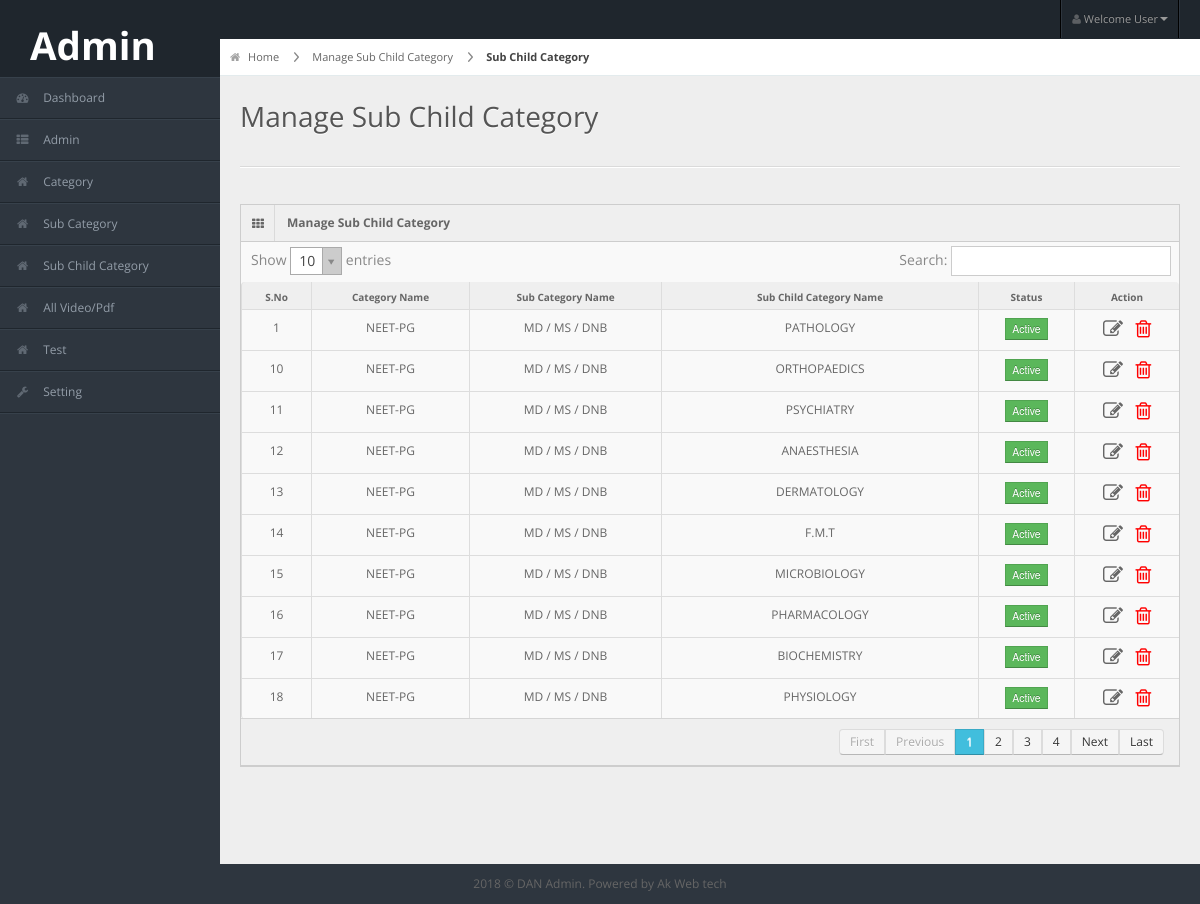
/manage_childcategory.php (signed in), run on the app's committed database.
### tables this page shows
CREATE TABLE `sub_child_category` (
  `id` int(11) NOT NULL,
  `cat_id` int(11) NOT NULL,
  `sub_cat_id` int(11) NOT NULL,
  `sub_child_name` varchar(100) NOT NULL,
  `status` int(11) NOT NULL,
  `created_on` datetime NOT NULL
);

CREATE TABLE `category` (
  `id` int(11) NOT NULL,
  `category_name` varchar(100) NOT NULL,
  `category_image` varchar(50) NOT NULL,
  `status` int(11) NOT NULL,
  `created_on` date NOT NULL
);

CREATE TABLE `sub_category` (
  `id` int(11) NOT NULL,
  `cat_id` int(11) NOT NULL,
  `sub_cat_name` varchar(255) NOT NULL,
  `status` int(11) NOT NULL,
  `created_on` datetime NOT NULL
);

### manage_childcategory.php (the view, shortened to what this page needs)
<?php
$Detials = mysql_query("SELECT * FROM sub_child_category WHERE status='1' ORDER By cat_id ASC");
?>
<!DOCTYPE html>
<html lang="en">
   <?php include("segment/head.php");?>
<body>
   <?php include("segment/header.php");?>
    <?php include("segment/left_sidebar.php");?>
<div id="content">
  <div id="content-header">
    <div id="breadcrumb"> <a href="dashboard.php" title="Go to Home" class="tip-bottom"><i class="icon-home"></i> Home</a> <a href="#" class="tip-bottom">Manage Sub Child Category</a> <a href="javascript:void(0);" class="current">Sub Child Category</a></div>
    <h1>Manage Sub Child Category</h1>
  </div>
  <div class="container-fluid">
    <hr>
    <div class="row-fluid">
      <div class="span12">
        <div class="widget-box">
          <div class="widget-title"> <span class="icon"><i class="icon-th"></i></span>
            <h5>Manage Sub Child Category</h5>
          </div>
          <div class="widget-content nopadding">
		  <div class="table-responsive">
            <table class="table table-bordered data-table">
              <thead>
                <tr>
                  <th>S.No</th>
                  <th>Category Name</th>
                  <th>Sub Category Name</th>
                  <th>Sub Child Category Name</th>
                  <th>Status</th>
                  <th>Action</th>
                </tr>
              </thead>
              <tbody>
			  <?php
			  $sn=1;
			  while($SubChildCatDet = mysql_fetch_array($Detials)){?>
                <tr class="gradeX<?=$SubChildCatDet['id']?>">
                  <td class="center"><?=$sn;?></td>
                  <td><?php $cat_name = mysql_fetch_array(mysql_query("SELECT * FROM category WHERE id='".$SubChildCatDet['cat_id']."'")); echo ucfirst($cat_name['category_name']);?></td>
				  <td><?php $Sub_cat_names = mysql_fetch_array(mysql_query("SELECT * FROM sub_category WHERE id='".$SubChildCatDet['sub_cat_id']."'"));
				  echo ucfirst($Sub_cat_names['sub_cat_name']);
				  ?></td>
                  <td><?=ucfirst($SubChildCatDet['sub_child_name']);?></td>
                  <td><?php if($SubChildCatDet['status']=='1'){ echo '<button class="btn btn-success btn-mini">Active</button>'; }else{ echo '<button class="btn btn-danger btn-mini">Inactive</button>';} ?></td>
                  <td><a href="edit_subchildcategory.php?id=<?=base64_encode($SubChildCatDet['id']);?>"><span class="icon-edit"><span></a> &nbsp;&nbsp;
				  <a href="javascript:void(0);" onclick="Delete('<?php print $SubChildCatDet['id'];?>','<?php print "SubChildCategory";?>')"><span class="icon-trash"><span></a></td>
                </tr>
			  <?php $sn++;} ?>
              </tbody>
            </table>
          </div>
          </div>
        </div>
      </div>
    </div>
  </div>
</div>
    <?php include("include/footer.php");?>
</body>
</html>

### segment/head.php (shortened to what this page needs)
<head>
<link rel="stylesheet" href="css/bootstrap.min.css" />
<link rel="stylesheet" href="css/bootstrap-responsive.min.css" />
<link rel="stylesheet" href="css/fullcalendar.css" />
<link rel="stylesheet" href="css/uniform.css" />
<link rel="stylesheet" href="css/select2.css" />
<link rel="stylesheet" href="css/matrix-style.css" />
<link rel="stylesheet" href="css/matrix-media.css" />
<link href="font-awesome/css/font-awesome.css" rel="stylesheet" />
<link rel="stylesheet" href="css/jquery.gritter.css" />
</head>

### segment/header.php (shortened to what this page needs)
<div id="header">
  <h1><a href="dashboard.html">Admin</a></h1>
</div>
<div id="user-nav" class="navbar navbar-inverse">
  <ul class="nav">
    <li  class="dropdown" id="profile-messages" ><a title="" href="#" data-toggle="dropdown" data-target="#profile-messages" class="dropdown-toggle"><i class="icon icon-user"></i>  <span class="text">Welcome User</span><b class="caret"></b></a>
    </li>
  </ul>
</div>

### segment/left_sidebar.php (shortened to what this page needs)
<?php
$url =  $_SERVER['PHP_SELF'];
$urlArray = explode("/",$url);
$page = $urlArray[3];
?>
<div id="sidebar">
  <ul>
	<li class="<?php if($page=='dashboard.php'){ echo "active";}?>"><a href="dashboard.php"><i class="icon icon-dashboard"></i> <span>Dashboard</span></a></li>
    <li class="submenu <?php if($page=='manage_admin.php' || $page=='view_admin.php'){ echo "active open";}?>"> <a href="#"><i class="icon icon-th-list"></i> <span>Admin </span></a>
    </li>
	<li class="submenu <?php if($page=='add_category.php' || $page=='manage_category.php' || $page=='edit_category.php'){ echo "active open";}?>"> <a href="#"><i class="icon icon-home"></i> <span>Category </span></a>
    </li>
	<li class="submenu <?php if($page=='add_subcategory.php' || $page=='manage_subcategory.php' || $page=='edit_subcategory.php'){ echo "active open";}?>"> <a href="#"><i class="icon icon-home"></i> <span>Sub Category </span></a>
    </li>
	<li class="submenu <?php if($page=='add_childcategory.php' || $page=='manage_childcategory.php' || $page=='edit_childcategory.php'){ echo "active open";}?>"> <a href="#"><i class="icon icon-home"></i> <span>Sub Child Category</span></a>
    </li>
    <li class="submenu <?php if($page=='add_file.php' || $page=='manage_file.php' || $page=='edit_file.php'){ echo "active open";}?>"> <a href="#"><i class="icon icon-home"></i> <span>All Video/Pdf</span></a>
    </li>
    <li class="submenu <?php if($page=='add_test.php' || $page=='manage_test.php' || $page=='edit_test.php' || $page=='add_question.php' || $page=='manage_test_question.php'){ echo "active open";}?>"> <a href="#"><i class="icon icon-home"></i> <span>Test</span></a>
    </li>
	<li class="submenu <?php if($page=='change_password.php'){ echo "active open";}?>"> <a href="#"><i class="icon icon-wrench"></i> <span>Setting </span></a>
    </li>
  </ul>
</div>

### segment/footer.php
<div class="row-fluid">
  <div id="footer" class="span12"> 2018 &copy; DAN Admin. Powered by <a href="http://akwebtech.com/" target="_blank">Ak Web tech</a> </div>
</div>

### css/matrix-media.css (style rules this page uses)
body { background:#2E363F; }
#header { background-color: #1f262d; margin-top:10px; }
#sidebar > ul { border-bottom: 1px solid #37414b }
#sidebar > ul > li { border-top: 1px solid #37414b; border-bottom: 1px solid #1f262d; }

### segment/head.php (style rules this page uses)
.table-responsive { min-height:.01%; overflow-x:auto }

### data on the page
sub_child_category: category.category_name "NEET-PG", sub_category.sub_cat_name "MD / MS / DNB", sub_child_name "PATHOLOGY", status "Active"
sub_child_category: category.category_name "NEET-PG", sub_category.sub_cat_name "MD / MS / DNB", sub_child_name "ORTHOPAEDICS", status "Active"
sub_child_category: category.category_name "NEET-PG", sub_category.sub_cat_name "MD / MS / DNB", sub_child_name "PSYCHIATRY", status "Active"
sub_child_category: category.category_name "NEET-PG", sub_category.sub_cat_name "MD / MS / DNB", sub_child_name "ANAESTHESIA", status "Active"
sub_child_category: category.category_name "NEET-PG", sub_category.sub_cat_name "MD / MS / DNB", sub_child_name "DERMATOLOGY", status "Active"
sub_child_category: category.category_name "NEET-PG", sub_category.sub_cat_name "MD / MS / DNB", sub_child_name "F.M.T", status "Active"
sub_child_category: category.category_name "NEET-PG", sub_category.sub_cat_name "MD / MS / DNB", sub_child_name "MICROBIOLOGY", status "Active"
sub_child_category: category.category_name "NEET-PG", sub_category.sub_cat_name "MD / MS / DNB", sub_child_name "PHARMACOLOGY", status "Active"
sub_child_category: category.category_name "NEET-PG", sub_category.sub_cat_name "MD / MS / DNB", sub_child_name "BIOCHEMISTRY", status "Active"
sub_child_category: category.category_name "NEET-PG", sub_category.sub_cat_name "MD / MS / DNB", sub_child_name "PHYSIOLOGY", status "Active"
